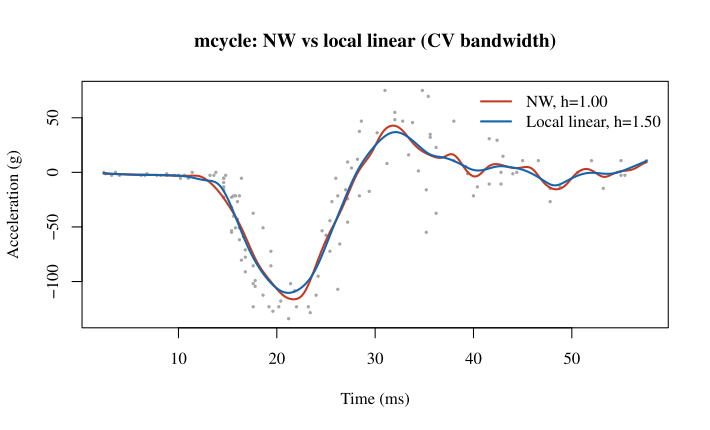

Write the R code that produced this figure.
# Exercise 7, Chapter 3 slides: mcycle, NW and local linear, CV and GCV.
# Uses only the MASS package distributed with R.
library(MASS)
data(mcycle)
x <- mcycle$times
y <- mcycle$accel
n <- length(x)
h_grid <- seq(0.5, 15, by = 0.25)

smoother <- function(h, method) {
  z <- outer(x, x, function(x0, xi) xi - x0)
  k <- dnorm(z / h)
  if (method == "NW") return(k / rowSums(k))
  s0 <- rowSums(k)
  s1 <- rowSums(k * z)
  s2 <- rowSums(k * z^2)
  denominator <- s0 * s2 - s1^2
  w <- k * (s2 - z * s1) / denominator
  w
}

scores <- function(method) {
  out <- do.call(rbind, lapply(h_grid, function(h) {
    W <- smoother(h, method)
    fitted <- as.vector(W %*% y)
    residual <- y - fitted
    diagonal <- diag(W)
    cv <- mean((residual / (1 - diagonal))^2)
    gcv <- mean(residual^2) / (1 - sum(diagonal) / n)^2
    c(h = h, CV = cv, GCV = gcv, trace = sum(diagonal))
  }))
  out
}

nw <- scores("NW")
ll <- scores("LL")
best <- rbind(
  data.frame(method = "NW", criterion = "CV", nw[which.min(nw[, "CV"]), , drop = FALSE]),
  data.frame(method = "NW", criterion = "GCV", nw[which.min(nw[, "GCV"]), , drop = FALSE]),
  data.frame(method = "LL", criterion = "CV", ll[which.min(ll[, "CV"]), , drop = FALSE]),
  data.frame(method = "LL", criterion = "GCV", ll[which.min(ll[, "GCV"]), , drop = FALSE])
)
print(best, row.names = FALSE, digits = 7)

# Show one complete row calculation at the first observed time.
cat("n =", n, "; time range =", min(x), max(x), "\n")
for (method in c("NW", "LL")) {
  h <- best$h[best$method == method & best$criterion == "CV"]
  u <- x - x[1]
  k <- dnorm(u / h)
  if (method == "NW") {
    numerator <- sum(k * y)
    denominator <- sum(k)
    fit <- numerator / denominator
    self_weight <- k[1] / denominator
    cat("NW row 1: numerator =", format(numerator, digits = 9),
        "; denominator =", format(denominator, digits = 9), "\n")
  } else {
    s <- vapply(0:2, function(j) sum(k * u^j), numeric(1))
    t <- vapply(0:1, function(j) sum(k * u^j * y), numeric(1))
    numerator <- s[3] * t[1] - s[2] * t[2]
    denominator <- s[1] * s[3] - s[2]^2
    fit <- numerator / denominator
    self_weight <- k[1] * s[3] / denominator
    cat("LL row 1: S0,S1,S2 =", paste(format(s, digits = 9), collapse = ", "),
        "; T0,T1 =", paste(format(t, digits = 9), collapse = ", "), "\n")
    cat("LL row 1: numerator =", format(numerator, digits = 9),
        "; denominator =", format(denominator, digits = 9), "\n")
  }
  loo <- (fit - self_weight * y[1]) / (1 - self_weight)
  cat(method, "row 1: x1 =", format(x[1], digits = 9),
      "; y1 =", format(y[1], digits = 9),
      "; W11 =", format(self_weight, digits = 9),
      "; fitted =", format(fit, digits = 9),
      "; leave-one-out =", format(loo, digits = 9),
      "; squared residual =", format((y[1] - loo)^2, digits = 9), "\n")
}

predict_smoother <- function(x0, h, method) {
  z <- x - x0
  k <- dnorm(z / h)
  if (method == "NW") return(sum(k * y) / sum(k))
  s0 <- sum(k)
  s1 <- sum(k * z)
  s2 <- sum(k * z^2)
  t0 <- sum(k * y)
  t1 <- sum(k * z * y)
  (s2 * t0 - s1 * t1) / (s0 * s2 - s1^2)
}

grid <- seq(min(x), max(x), length.out = 400)
h_nw <- best$h[best$method == "NW" & best$criterion == "CV"]
h_ll <- best$h[best$method == "LL" & best$criterion == "CV"]
fit_nw <- vapply(grid, predict_smoother, numeric(1), h = h_nw, method = "NW")
fit_ll <- vapply(grid, predict_smoother, numeric(1), h = h_ll, method = "LL")

pdf("Final_Exam_Regression_Exercise7.pdf", width = 7.1, height = 4.3)
par(family = "serif")
plot(x, y, pch = 16, cex = 0.45, col = "gray65",
     xlab = "Time (ms)", ylab = "Acceleration (g)",
     main = "mcycle: NW vs local linear (CV bandwidth)")
lines(grid, fit_nw, col = "#C23B22", lwd = 2)
lines(grid, fit_ll, col = "#1764AA", lwd = 2)
legend("topright", legend = c(sprintf("NW, h=%.2f", h_nw),
                               sprintf("Local linear, h=%.2f", h_ll)),
       col = c("#C23B22", "#1764AA"), lwd = 2, bty = "n")
dev.off()
